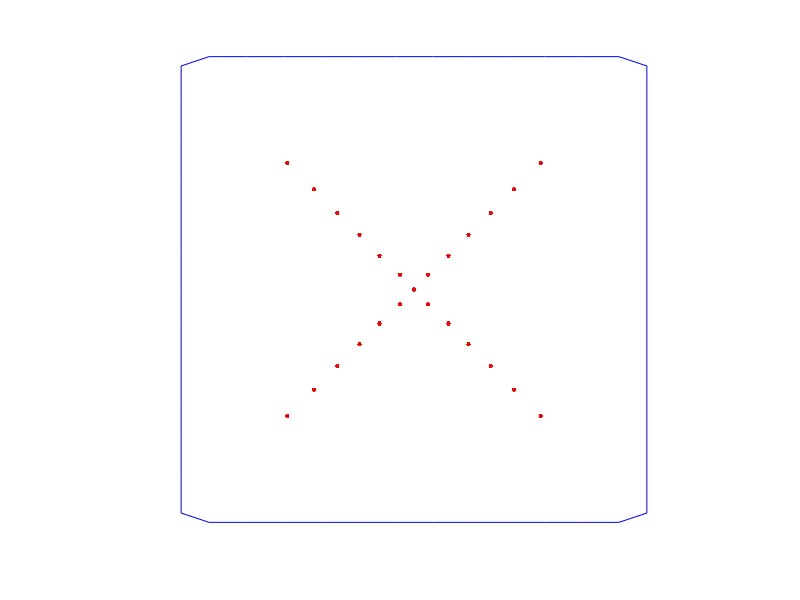

This chart was generated by the following MATLAB code:
%% 
% differentiate along a curve

curvabs = @(c)[0;cumsum( 1e-5 + abs(c(1:end-1)-c(2:end)) )];
resample1 = @(c,d,p)interp1(d/d(end),c,(0:p-1)'/p, 'linear');
resample = @(c,p)resample1( [c;c(1)], curvabs( [c;c(1)] ),p );

N = 1024;
c0 = exp(2i*pi*(0:N-1)'/N);
c0 = c0 ./ max(abs(real(c0)), abs(imag(c0)));
n = 50; % #zeros
c = resample(c0, n);

P = poly(c);
nder = 25;
P1 = P;
for k=1:nder
    P1 = polyder(P1);
end
cD = roots(P1);

clf; hold on;
plot(c([1:end 1]), 'b'); 
plot(cD, 'r.', 'MarkerSize', 10); 
axis equal; axis([-1 1 -1 1]*1.05);
axis off;
